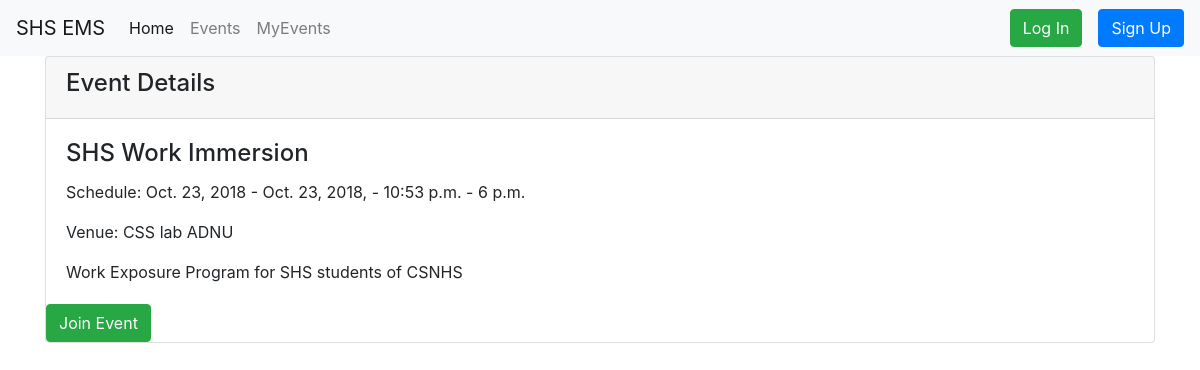
The app's page /events/1/ with its own data.
### events/models.py (models this page shows, shortened)
class Event(models.Model):
    name = models.CharField("Name of Event", max_length = 50)
    description = models.TextField("Description", max_length = 1000, blank = True)
    max_slots = models.IntegerField("Max Slots", blank = True, null = True)
    date_from = models.DateField("Start Date", null = True)
    date_to = models.DateField("End Date", null = True)
    time_from = models.TimeField("Start Time", null = True)
    time_to = models.TimeField("End Time", null = True)
    venue = models.CharField("Venue", max_length = 200, default = '')
    creator = models.ForeignKey(to = 'users.Participant', on_delete = models.CASCADE, null = True)

### events/views.py (the view)
# urls.py: path("events/<int:pk>/", EventDetailView.as_view(), name = "event_detail"),
class EventDetailView(DetailView):
    model = Event
    template_name = "event_detail.html"
    context_object_name = "event"

### templates/event_detail.html (shortened to what this page needs)
{%extends "base.html"%}
{% block content %}
<div class="card">
        <div class="card-header">
        <h4> Event Details </h4>
        </div>
        <div class="card-body">
          <h4 class="card-title"> {{ event.name }} </h4>
          <p class="card-text">
              Schedule: {{event.date_from}} - {{event.date_to}}, - {{event.time_from}} - {{event.time_to}}
            </p>
            <p class="card-text">
                Venue: {{ event.venue }}
            </p>
            <p class="card-text">
                    {{ event.description }}
                </p>
        </div>
        <div clas = "card-footer">
            <a href ="{% url 'join_event' event.pk %}"
            class = "btn btn-success">Join Event</a>
        </div>
      </div>
{% endblock content %}

### records on screen
Event: name "SHS Work Immersion", date_from "Oct. 23, 2018", date_to "Oct. 23, 2018", time_from "10:53 p.m.", time_to "6 p.m.", venue "CSS lab ADNU", description "Work Exposure Program for SHS students of CSNHS"
